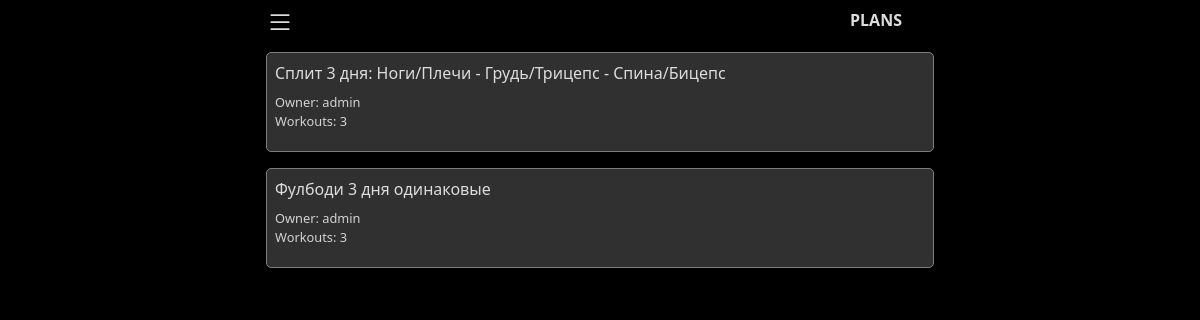
Page /nd_plans_all (signed in) on the earlier database version.
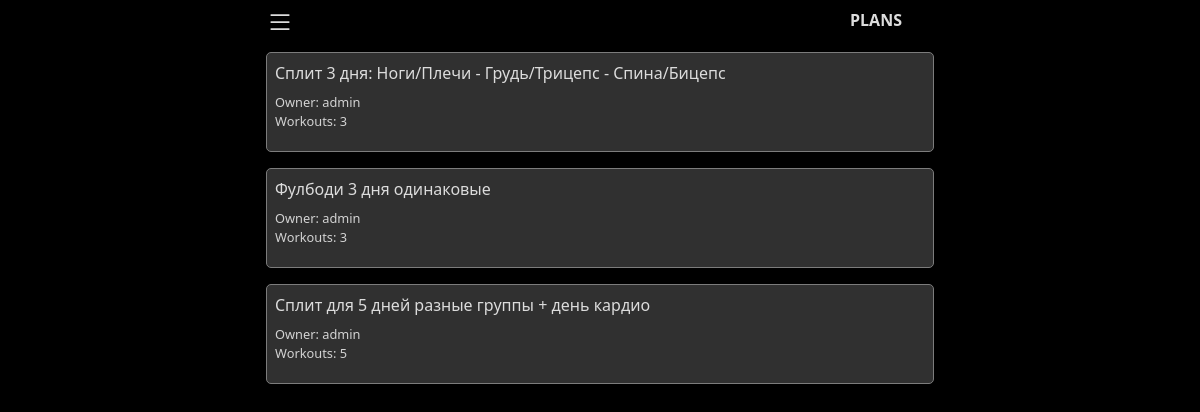
Same page on the later database version.
### _models.py (models this page shows)
class Plan(db.Model):
    __tablename__ = 'plans'
    id = db.Column(db.Integer, primary_key=True)
    name = db.Column(db.String, default='New Plan')
    local_names = db.Column(db.Text)
    owner = db.Column(db.String, default='Admin')
    trainings = relationship('Training', secondary='plan_trainings', back_populates='plans')

### main.py (the view)
@app.route('/nd_plans_all')
def nd_plans_all():
    user_plans = Plan.query.filter(or_(Plan.owner==current_user.name, Plan.owner=='admin')).all()
    data = []
    for plan in user_plans:
        workouts_count = len(Plan_Trainings.query.filter_by(plan_id=plan.id).all())
        data.append({'plan_id': plan.id, 'plan_name': plan.name, 'workouts_count': workouts_count, 'plan_owner': plan.owner})
    return render_template('nd/nd_plans_all.html', data=data)

### _logic.py (called while the page is built)
def load_localization_dict():
    phrases = Localization.query.all()
    phrases_list = {}
    for phrase in phrases:
        translations_dict = json.loads(phrase.translations)
        phrases_list[phrase.key] = translations_dict
    return phrases_list

### main.py (called while the page is built)
@login_manager.user_loader
def load_user(user_id):
    return User.query.get(int(user_id))

@app.context_processor
def inject_local_dict():
    local_dict = load_localization_dict()
    return {'local_dict': local_dict}

### templates/nd/nd_plans_all.html (shortened to what this page needs)
{% extends 'nd/nd_base.html' %}
{% block body %}
<div class="nd-body">
    <div class="new-design-header d-flex justify-content-between mt-2 mb-3">
        <div class="nd-header-menu ms-3">
            <a href="#" class="stretched" data-bs-toggle="modal" data-bs-target="#nd_modal_plans_menu">
            </a>
        </div>
        <div class="nd-header-menu me-5 fw-semibold">
            PLANS
        </div>
    </div>
    {% for item in data %}
    <a href="/nd_plan_edit/{{item.plan_id}}" class="stretched">
        <div class="plan-item mx-3 mb-3 p-2">
            <div class="mb-2">{{item.plan_name}}</div>
            <div class="nd-items-description">Owner: {{item.plan_owner}}</div>
            <div class="nd-items-description">Workouts: {{item.workouts_count}}</div>
        </div>
    </a>
    {% endfor %}
</div>
{% endblock %}

Differences in the rows shown:
added Plan: plan_name "Сплит для 5 дней разные группы + день кардио", plan_owner "admin", workouts_count "5"
